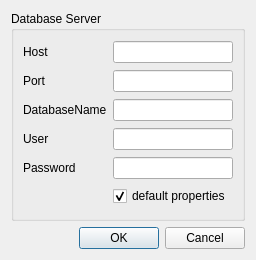
<?xml version="1.0" encoding="UTF-8"?>
<ui version="4.0">
 <class>DatabaseConnectionDialog</class>
 <widget class="QDialog" name="DatabaseConnectionDialog">
  <property name="geometry">
   <rect>
    <x>0</x>
    <y>0</y>
    <width>256</width>
    <height>260</height>
   </rect>
  </property>
  <property name="windowTitle">
   <string>Dialog</string>
  </property>
  <layout class="QGridLayout" name="gridLayout">
   <item row="0" column="0">
    <widget class="QGroupBox" name="groupBox">
     <property name="title">
      <string>Database Server</string>
     </property>
     <layout class="QGridLayout" name="gridLayout_2">
      <item row="0" column="0">
       <widget class="QLabel" name="label_3">
        <property name="text">
         <string>Host</string>
        </property>
       </widget>
      </item>
      <item row="0" column="1">
       <widget class="QLineEdit" name="hostEdit"/>
      </item>
      <item row="1" column="0">
       <widget class="QLabel" name="label_5">
        <property name="text">
         <string>Port</string>
        </property>
       </widget>
      </item>
      <item row="1" column="1">
       <widget class="QLineEdit" name="portEdit"/>
      </item>
      <item row="2" column="0">
       <widget class="QLabel" name="label_4">
        <property name="text">
         <string>DatabaseName</string>
        </property>
       </widget>
      </item>
      <item row="2" column="1">
       <widget class="QLineEdit" name="databaseNameEdit"/>
      </item>
      <item row="3" column="1">
       <widget class="QLineEdit" name="userEdit"/>
      </item>
      <item row="4" column="1">
       <widget class="QLineEdit" name="passwordEdit"/>
      </item>
      <item row="3" column="0">
       <widget class="QLabel" name="label">
        <property name="text">
         <string>User</string>
        </property>
       </widget>
      </item>
      <item row="4" column="0">
       <widget class="QLabel" name="label_2">
        <property name="text">
         <string>Password</string>
        </property>
       </widget>
      </item>
      <item row="5" column="1">
       <widget class="QCheckBox" name="defaultCheckBox">
        <property name="text">
         <string>default properties</string>
        </property>
        <property name="checked">
         <bool>true</bool>
        </property>
       </widget>
      </item>
     </layout>
    </widget>
   </item>
   <item row="1" column="0">
    <widget class="QDialogButtonBox" name="buttonBox">
     <property name="orientation">
      <enum>Qt::Horizontal</enum>
     </property>
     <property name="standardButtons">
      <set>QDialogButtonBox::Cancel|QDialogButtonBox::Ok</set>
     </property>
    </widget>
   </item>
  </layout>
 </widget>
 <resources/>
 <connections>
  <connection>
   <sender>buttonBox</sender>
   <signal>rejected()</signal>
   <receiver>DatabaseConnectionDialog</receiver>
   <slot>reject()</slot>
   <hints>
    <hint type="sourcelabel">
     <x>316</x>
     <y>260</y>
    </hint>
    <hint type="destinationlabel">
     <x>286</x>
     <y>274</y>
    </hint>
   </hints>
  </connection>
 </connections>
</ui>
